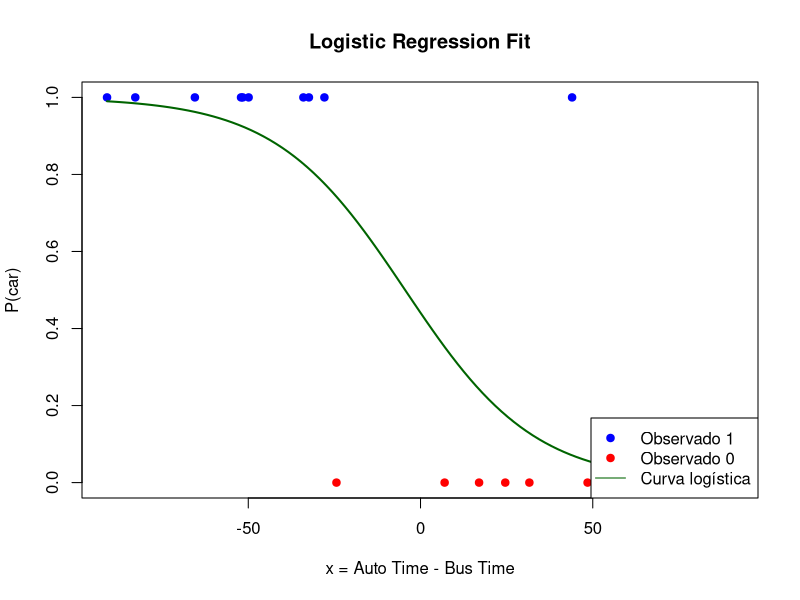
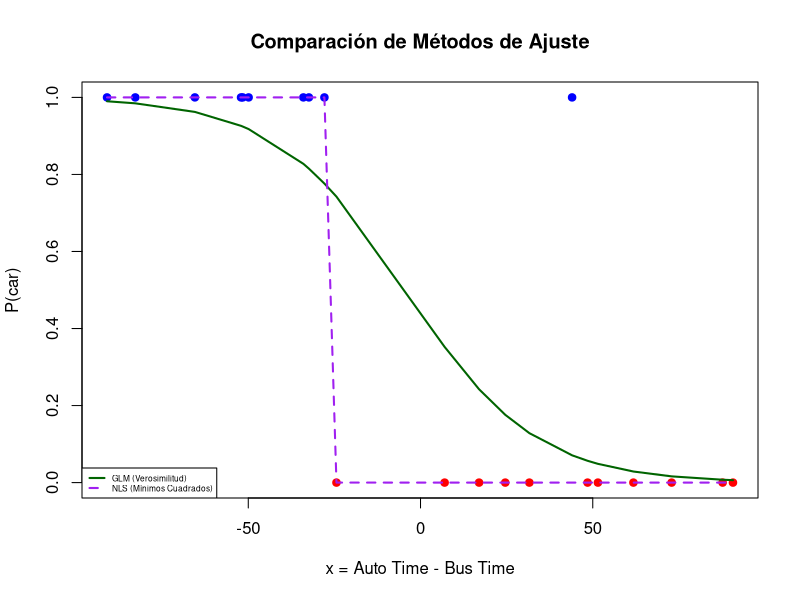
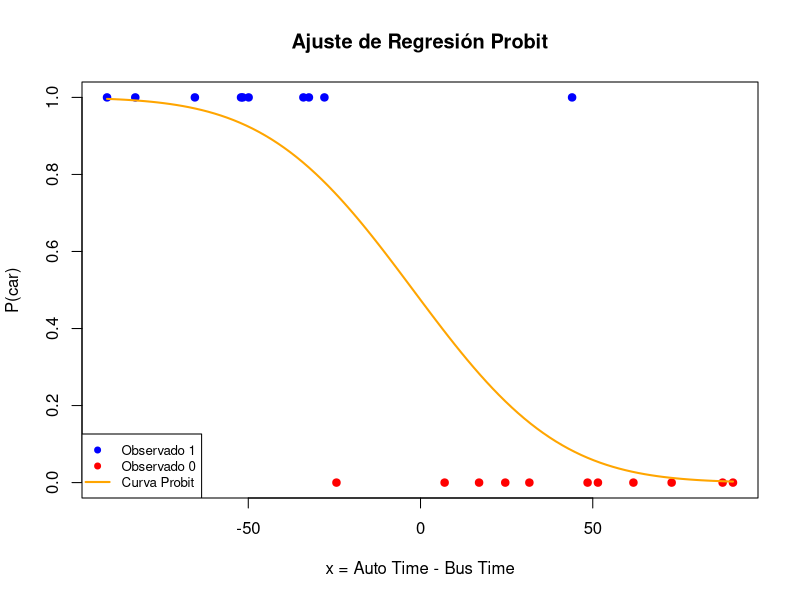
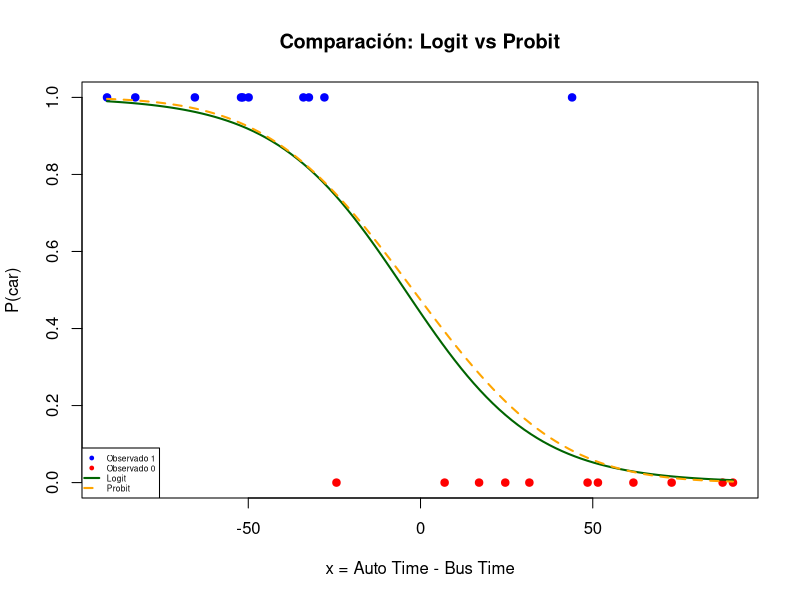
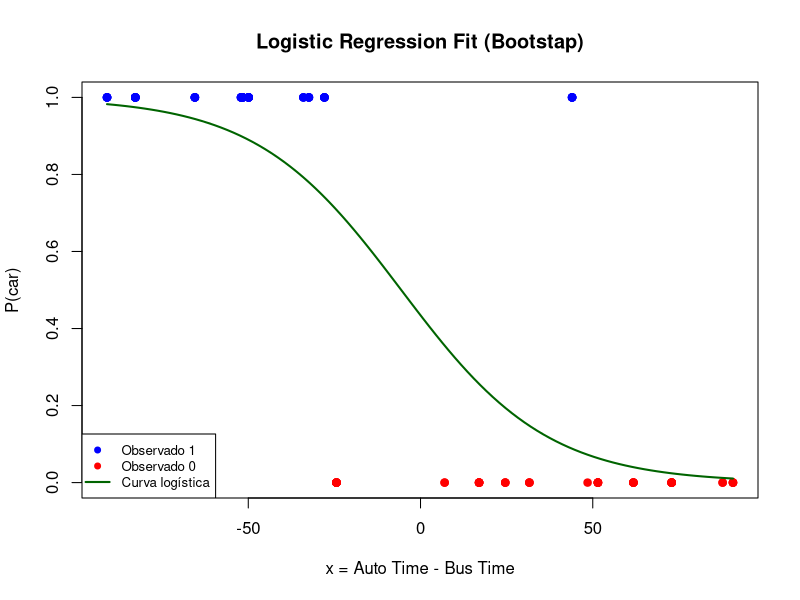
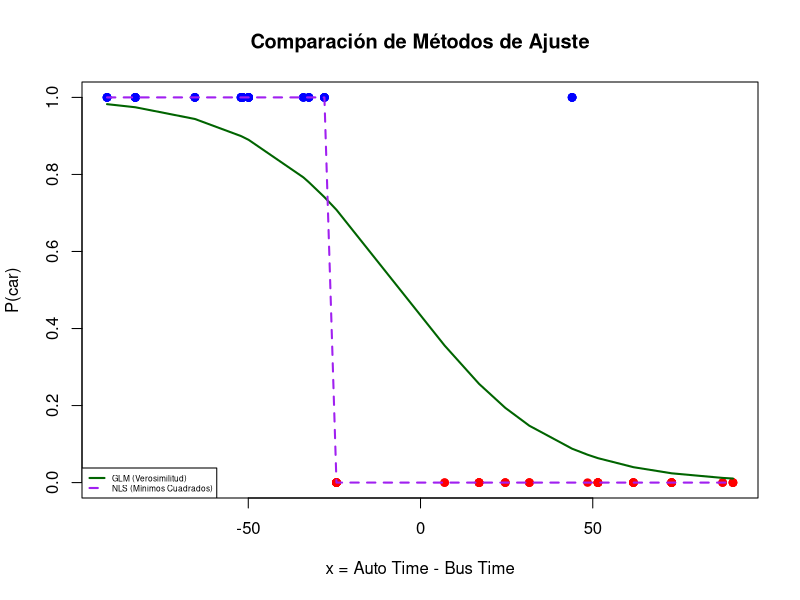
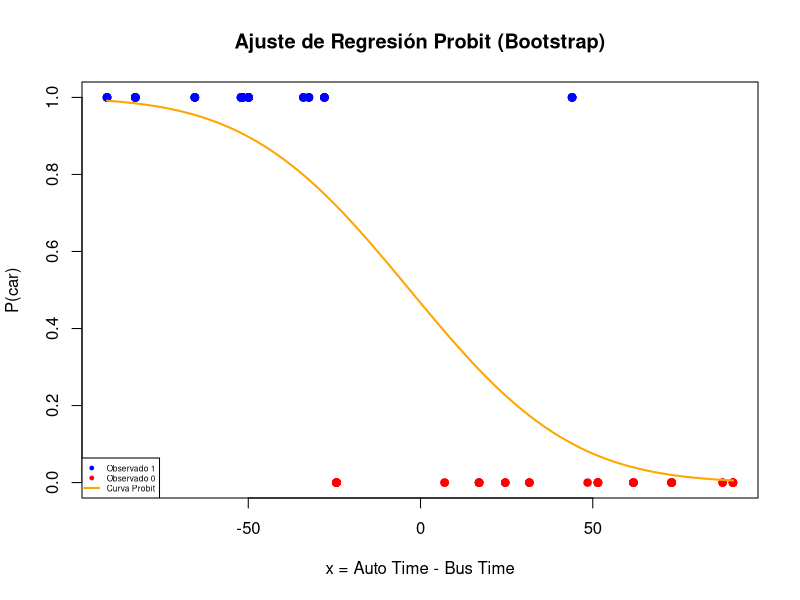
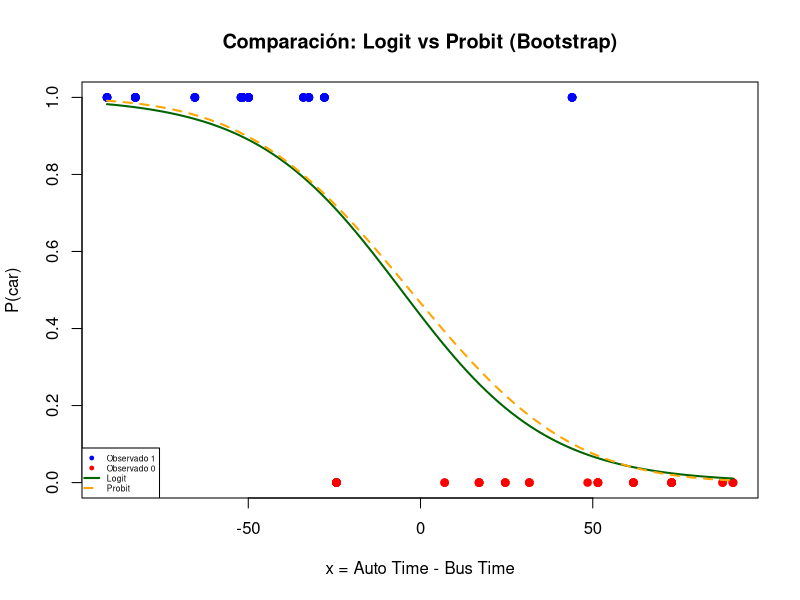

Source code (R) for these figures, in order:
#----Modelo de Regresión Logística----
##----Datos----
auto_time <- c(52.90, 4.10, 4.10, 56.20, 51.80, 0.20, 27.60, 89.90, 41.50,
               95.00, 99.10, 18.50, 82.00, 8.60, 22.50, 51.40, 81.00, 51.00,
               62.20, 95.10, 41.60)
bus_time <- c(4.4, 28.5, 86.9, 31.6, 20.2, 91.2, 79.7, 2.2, 24.5,
              43.5, 8.4, 84, 38, 1.6, 74.1, 83.8, 19.2, 85, 90.1, 22.2, 91.5)
y <- c(0, 0, 1, 0, 0, 1, 1, 0, 0,
       0, 0, 1, 1, 0, 1, 1, 0, 1, 1, 0, 1)
x <- auto_time - bus_time
##---- Ajuste del modelo logístico ----
modelo <- glm(y ~ x, family = binomial)
summary(modelo)
# Visualización de los datos y la curva ajustada
plot(x, y, 
     pch = 19, 
     col = ifelse(y == 1, "blue", "red"),
     main = "Logistic Regression Fit",
     xlab = "x = Auto Time - Bus Time",
     ylab = "P(car)")
curve(predict(modelo, 
              data.frame(x = sort(x)), 
              type = "response"),
      add = TRUE, 
      col = "darkgreen",
      lwd = 2)
legend("bottomright", 
       legend = c("Observado 1", "Observado 0", "Curva logística"),
       col = c("blue", "red", "darkgreen"),
       pch = c(19, 19, NA), 
       lty = c(NA, NA, 1))
#---- Ajuste por mínimos cuadrados no lineales ----
b0_init <- coef(glm(y ~ x, family = binomial))[1]
b1_init <- coef(glm(y ~ x, family = binomial))[2]
modelo_nls <- nls(
  y ~ 1 / (1 + exp(-(b0 + b1 * x))),
  start = list(b0 = b0_init , b1 = b1_init)
)
summary(modelo_nls)
coef(glm(y ~ x, family = binomial))
coef(modelo_nls)
plot(x, y, pch = 19, col = ifelse(y == 1, "blue", "red"),
     main = "Comparación de Métodos de Ajuste",
     xlab = "x = Auto Time - Bus Time", ylab = "P(car)")
x_sorted <- sort(x)
lines(x_sorted,
      predict(glm(y ~ x, 
                  family = binomial), 
              type = "response")[order(x)],
      col = "darkgreen", 
      lwd = 2)
b0_nls <- coef(modelo_nls)["b0"]
b1_nls <- coef(modelo_nls)["b1"]
p_nls <- 1 / (1 + exp(-(b0_nls + b1_nls * x_sorted)))
lines(x_sorted, p_nls, col = "purple", lwd = 2, lty = 2)
legend("bottomleft",
       legend = c("GLM (Verosimilitud)", "NLS (Mínimos Cuadrados)"),
       col = c("darkgreen", "purple"), 
       lty = c(1, 2), 
       lwd = 2,
       cex = 0.5)
#---- Regresion Probit ----
# Tus datos
# Ajuste del modelo PROBIT
modelo_probit <- glm(y ~ x, family = binomial(link = "probit"))
# Resumen
summary(modelo_probit)
# Base del gráfico
plot(x, y,
     pch = 19,
     col = ifelse(y == 1, "blue", "red"),
     main = "Ajuste de Regresión Probit",
     xlab = "x = Auto Time - Bus Time",
     ylab = "P(car)")
# Crear secuencia de valores para trazar la curva
x_seq <- seq(min(x), max(x), 
             length.out = 100)
# Añadir la curva probit
lines(x_seq, 
      predict(modelo_probit,
                     newdata = data.frame(x = x_seq),
                     type = "response"),
      col = "orange", 
      lwd = 2)
# Leyenda
legend("bottomleft",
       legend = c("Observado 1", "Observado 0", "Curva Probit"),
       col = c("blue", "red", "orange"),
       pch = c(19, 19, NA),
       lty = c(NA, NA, 1),
       lwd = c(NA, NA, 2),
       cex = 0.8)
#--- comparativo ----
# Ajustes de los modelos
modelo_logit  <- glm(y ~ x, family = binomial(link = "logit"))
modelo_probit <- glm(y ~ x, family = binomial(link = "probit"))
# Base del gráfico
plot(x, y,
     pch = 19,
     col = ifelse(y == 1, "blue", "red"),
     main = "Comparación: Logit vs Probit",
     xlab = "x = Auto Time - Bus Time",
     ylab = "P(car)",
     ylim = c(0, 1))
# Secuencia para curvas suaves
x_seq <- seq(min(x), max(x), length.out = 100)
# Curva logística (logit)
lines(x_seq, predict(modelo_logit, 
                     newdata = data.frame(x = x_seq), 
                     type = "response"),
      col = "darkgreen", lwd = 2)
# Curva probit
lines(x_seq, predict(modelo_probit, 
                     newdata = data.frame(x = x_seq), 
                     type = "response"),
      col = "orange", 
      lwd = 2,
      lty = 2)
# Leyenda
legend("bottomleft",
       legend = c("Observado 1", "Observado 0", "Logit", "Probit"),
       col = c("blue", "red", "darkgreen", "orange"),
       pch = c(19, 19, NA, NA),
       lty = c(NA, NA, 1, 2),
       lwd = c(NA, NA, 2, 2),
       cex = 0.5)
## ---- Conclusión general ----
# La regresión logística y probit ofrecen estimaciones similares para este conjunto de datos.
# La curva logística (logit) tiende a ser ligeramente más empinada en el centro,
# mientras que la probit es más aplanada en los extremos.
# Ambos modelos son adecuados, pero en contextos con muchas observaciones extremas,
# el probit puede ofrecer un mejor ajuste teórico.

#---- Remuestreo ----
datos <- data.frame(auto_time, bus_time, 
                    x = auto_time - bus_time, 
                    y)
bootstrap_sample <- datos[sample(1:nrow(datos), 
                                 size = 100, 
                                 replace = TRUE), ]
head(bootstrap_sample)
# Ver primeros registros
x_btsp <- bootstrap_sample$x
y_btsp <- bootstrap_sample$y
# Modelo logístico
modelo_btstrap <- glm(y_btsp ~ x_btsp, family = binomial)
summary(modelo_btstrap)
## Visualización
plot(x_btsp, y_btsp, pch = 19, 
     col = ifelse(y_btsp == 1, "blue", "red"),
     main = "Logistic Regression Fit (Bootstap)",
     xlab = "x = Auto Time - Bus Time", 
     ylab = "P(car)")
# Crear una secuencia de x para evaluar la curva suavemente
x_seq <- seq(min(x_btsp), max(x_btsp), length.out = 100)
# Añadir la curva logística estimada con el modelo bootstrap
lines(x_seq, predict(modelo_btstrap, 
                     newdata = data.frame(x_btsp = x_seq),
                     type = "response"),
      col = "darkgreen", 
      lwd = 2)
# Leyenda
legend("bottomleft",
       legend = c("Observado 1", "Observado 0", "Curva logística"),
       col = c("blue", "red", "darkgreen"),
       pch = c(19, 19, NA),
       lty = c(NA, NA, 1),
       lwd = c(NA, NA, 2),
       cex = 0.8)
b0_init <- coef(glm(y ~ x, family = binomial))[1]
b1_init <- coef(glm(y ~ x, family = binomial))[2]
# Ajuste por mínimos cuadrados no lineales
modelo_nls_btsp <- nls(
  y_btsp ~ 1 / (1 + exp(-(b0 + b1 * x_btsp))),
  start = list(b0 = b0_init, b1 = b1_init)
)
summary(modelo_nls_btsp)
coef(glm(y_btsp ~ x_btsp, family = binomial))
coef(modelo_nls_btsp)
plot(x_btsp,
     y_btsp, 
     pch = 19,
     col = ifelse(y_btsp == 1, "blue", "red"),
     main = "Comparación de Métodos de Ajuste",
     xlab = "x = Auto Time - Bus Time", ylab = "P(car)")
x_sorted <- sort(x_btsp)
lines(x_sorted,
      predict(glm(y_btsp ~ x_btsp, family = binomial), 
              type = "response")[order(x_btsp)],
      col = "darkgreen", lwd = 2)
b0_nls <- coef(modelo_nls_btsp)["b0"]
b1_nls <- coef(modelo_nls_btsp)["b1"]
p_nls <- 1 / (1 + exp(-(b0_nls + b1_nls * x_sorted)))
lines(x_sorted, p_nls, col = "purple", lwd = 2, lty = 2)
legend("bottomleft",
       legend = c("GLM (Verosimilitud)", "NLS (Mínimos Cuadrados)"),
       col = c("darkgreen", "purple"), 
       lty = c(1, 2), 
       lwd = 2,
       cex = 0.5)
coef(glm(y_btsp ~ x_btsp, family = binomial))
coef(modelo_nls_btsp)
##---- modelo probit ---
# Ajuste del modelo PROBIT
modelo_probit_btsp <- glm(y_btsp ~ x_btsp,
                     family = binomial(link = "probit"))
# Resumen
summary(modelo_probit_btsp)
# Base del gráfico
plot(x_btsp, y_btsp,
     pch = 19,
     col = ifelse(y_btsp == 1, "blue", "red"),
     main = "Ajuste de Regresión Probit (Bootstrap)",
     xlab = "x = Auto Time - Bus Time",
     ylab = "P(car)")
# Crear secuencia de valores para trazar la curva
x_seq_btsp <- seq(min(x_btsp), max(x_btsp), 
             length.out = 100)
# Añadir la curva probit

lines(x_seq_btsp, 
      predict(modelo_probit_btsp,
              newdata = data.frame(x_btsp = x_seq_btsp),
              type = "response"),
      col = "orange", 
      lwd = 2)

# Leyenda
legend("bottomleft",
       legend = c("Observado 1", "Observado 0", "Curva Probit"),
       col = c("blue", "red", "orange"),
       pch = c(19, 19, NA),
       lty = c(NA, NA, 1),
       lwd = c(NA, NA, 2),
       cex = 0.5)
#--- comparativo ----
# Ajustes de los modelos
modelo_logit_btsp  <- glm(y_btsp ~ x_btsp, 
                          family = binomial(link = "logit"))
modelo_probit_btsp <- glm(y_btsp ~ x_btsp, 
                          family = binomial(link = "probit"))
# Base del gráfico
plot(x_btsp, y_btsp,
     pch = 19,
     col = ifelse(y_btsp == 1, "blue", "red"),
     main = "Comparación: Logit vs Probit (Bootstrap)",
     xlab = "x = Auto Time - Bus Time",
     ylab = "P(car)",
     ylim = c(0, 1))
# Secuencia para curvas suaves
x_seq_btsp <- seq(min(x_btsp), max(x_btsp), length.out = 100)
# Curva logística (logit)
lines(x_seq_btsp, predict(modelo_logit_btsp, 
                     newdata = data.frame(x_btsp = x_seq_btsp), 
                     type = "response"),
      col = "darkgreen", lwd = 2)

# Curva probit
lines(x_seq_btsp, predict(modelo_probit_btsp, 
                     newdata = data.frame(x_btsp = x_seq_btsp), 
                     type = "response"),
      col = "orange", 
      lwd = 2,
      lty = 2)
# Leyenda
legend("bottomleft",
       legend = c("Observado 1", "Observado 0", "Logit", "Probit"),
       col = c("blue", "red", "darkgreen", "orange"),
       pch = c(19, 19, NA, NA),
       lty = c(NA, NA, 1, 2),
       lwd = c(NA, NA, 2, 2),
       cex = 0.5)

